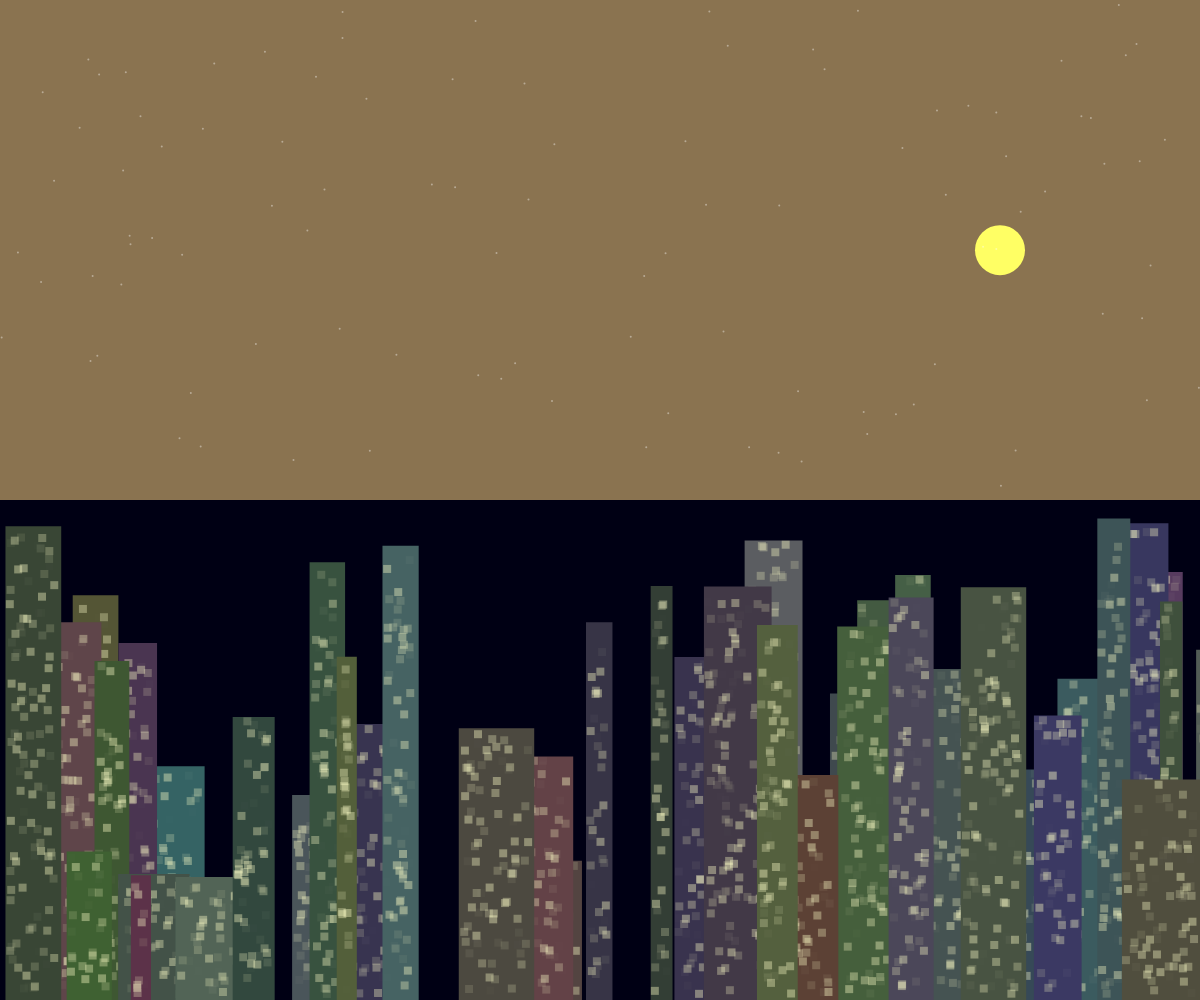
Frame 1 (no input)
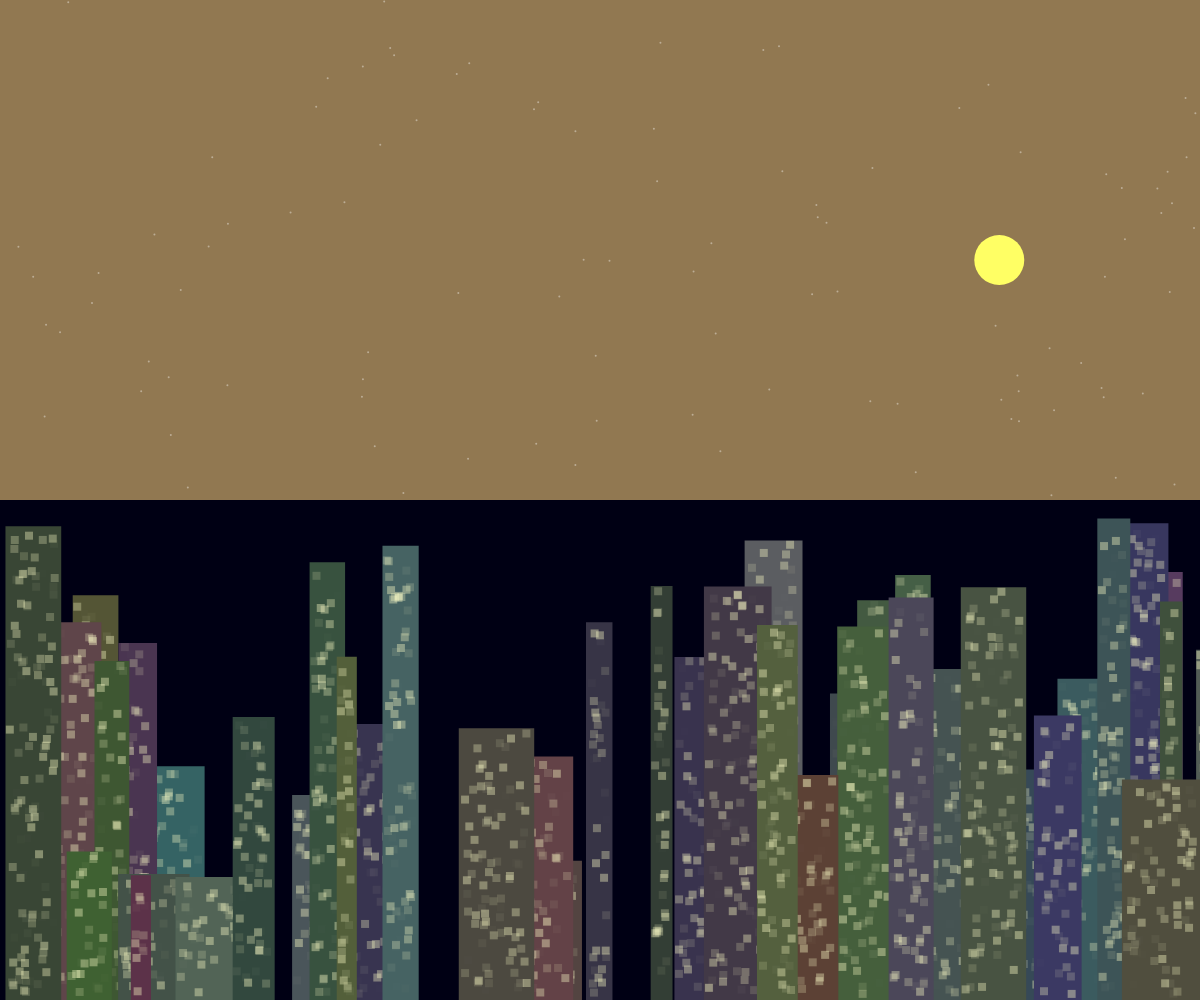
Frame 60 (no input)
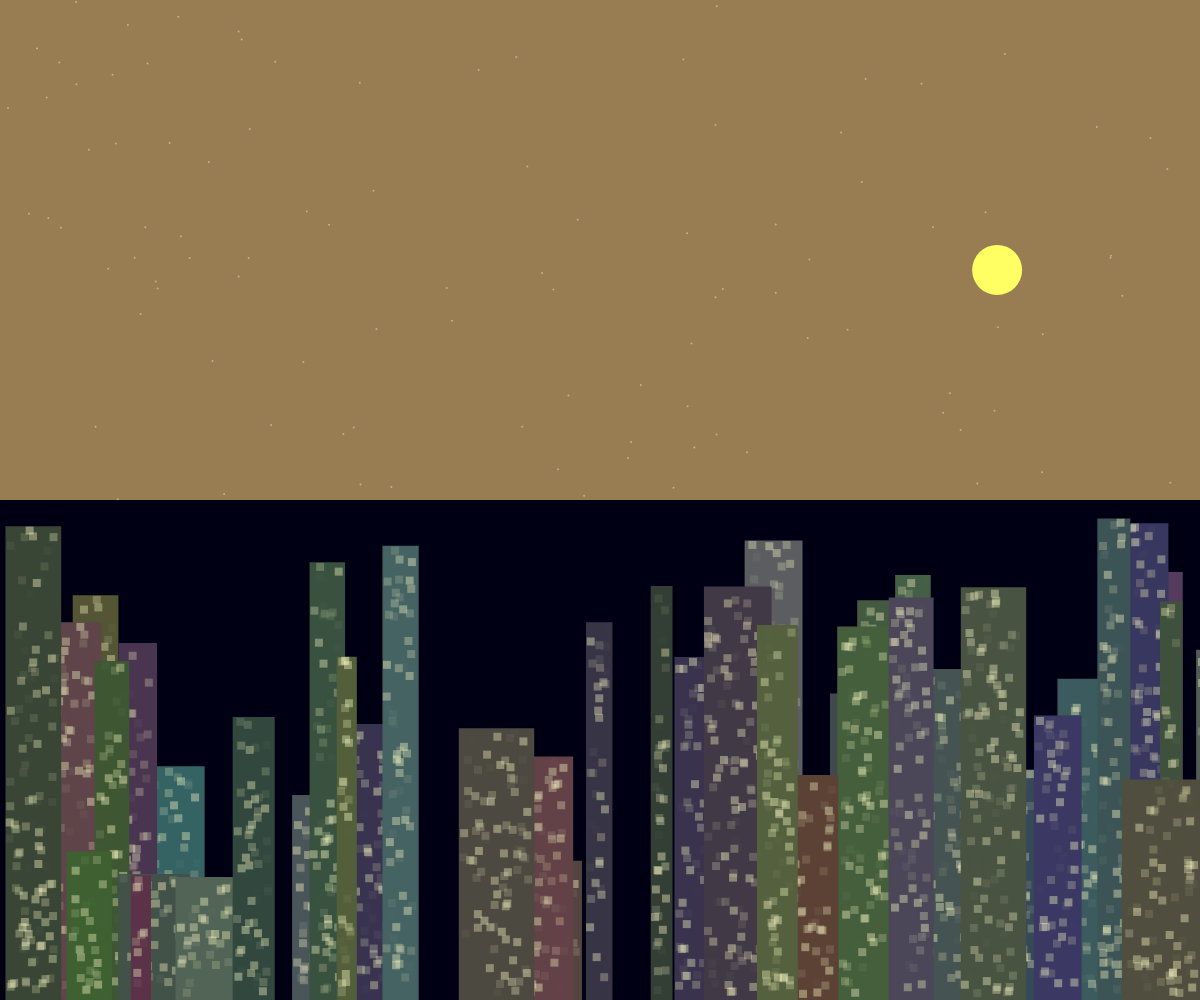
Frame 120 (the mouse pressed at the canvas centre since frame 60)

The p5.js sketch that drew these frames (run headless with seeded random() and noise() and a simulated clock; from frame 60 on, the mouse is pressed at the canvas centre):

// p5.js sketch
// ── sketch.js
let time = 0;
let buildings = [];

function setup() {
  createCanvas(windowWidth, windowHeight);
  noStroke();
  
  // Generate buildings
  for (let i = 0; i < 50; i++) {
    buildings.push({
      x: random(width),
      w: random(20, 80),
      h: random(100, height/2),
      color: color(random(50, 100), random(50, 100), random(50, 100))
    });
  }
}

function draw() {
  time += 0.001;
  
  // Sky gradient based on time
  let skyColor = lerpColor(color(20, 30, 60), color(255, 200, 100), (sin(time) + 1) / 2);
  background(skyColor);
  
  // Draw horizon
  fill(0, 0, 20);
  rect(0, height/2, width, height/2);
  
  // Draw buildings
  for (let b of buildings) {
    fill(b.color);
    rect(b.x, height - b.h, b.w, b.h);
    
    // Add windows
    let windowCount = floor(b.w / 10) * floor(b.h / 20);
    for (let i = 0; i < windowCount; i++) {
      let winX = b.x + random(b.w - 10);
      let winY = height - b.h + random(b.h - 10);
      
      // Pulsing window light
      let pulse = sin(time * 2 + i) * 0.5 + 0.5;
      fill(255, 255, 200, 100 * pulse);
      rect(winX, winY, 8, 8);
    }
  }
  
  // Sun/Moon
  let sunX = width/2 + cos(time) * width/3;
  let sunY = height/4 + sin(time) * height/6;
  fill(255, 255, 100);
  ellipse(sunX, sunY, 50, 50);
  
  // Stars at night
  if (time % (TWO_PI) < PI) {
    fill(255, 255, 255, 100);
    for (let i = 0; i < 100; i++) {
      let x = random(width);
      let y = random(height/2);
      ellipse(x, y, 2, 2);
    }
  }
}

function windowResized() {
  resizeCanvas(windowWidth, windowHeight);
}
